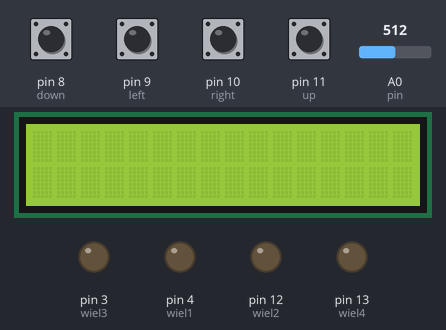
The program below on a simulated Arduino Nano, built with avr-gcc and run on an emulated ATmega328P. Parts: 16×2 character LCD, output pins drawn as LEDs (lit = HIGH). Inputs (shaded band) come from the test bench; at power-on: pin 8 (down), pin 9 (left), pin 10 (right), pin 11 (up) LOW, A0 (pin) = 512. What the program prints to the serial monitor is not drawn.

Above: at 1.2 s.
1.3 s: pin 8 (down) pulled HIGH for 1 s
At 2.1 s:
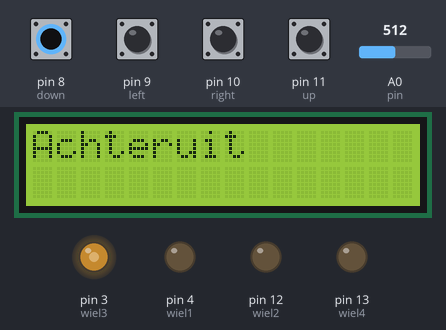
3.8 s: pin 9 (left) pulled HIGH for 0.15 s
At 3.87 s:
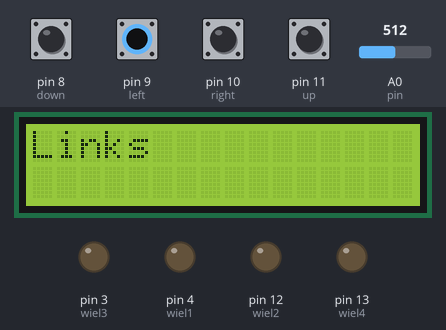
5.4 s: pin 10 (right) pulled HIGH for 0.15 s
At 5.48 s:
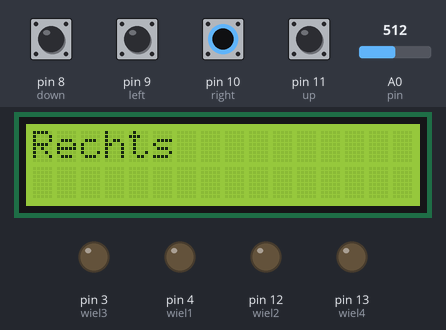
7.0 s: pin 11 (up) pulled HIGH for 0.15 s
At 7.08 s:
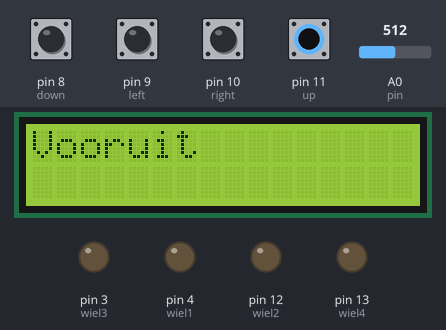
8.6 s: pin 8 (down) pulled HIGH for 0.15 s
At 9.9 s:
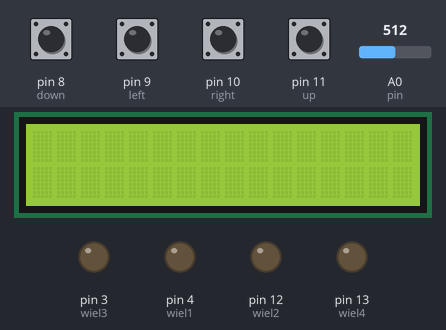
10.2 s: pin 9 (left) pulled HIGH for 1 s
At 10.6 s:
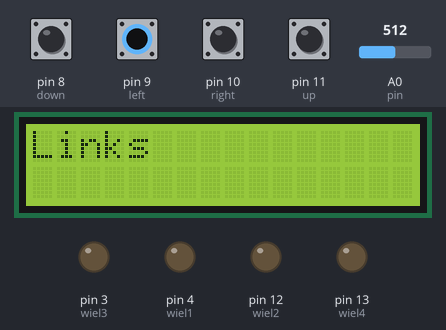
Timing chart, 0 to 13.2 s (numbered marks = the images above; inputs shaded):
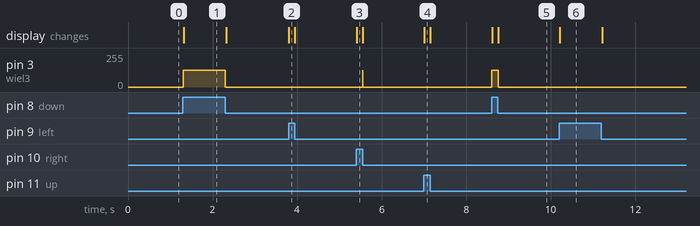

The program:

main.cpp
```cpp
#include <Arduino.h>
#include <LiquidCrystal_I2C.h>

// put function declarations here:
int wiel1=4;
int wiel2=12;
int wiel3=3;
int wiel4=13;
int up=11;
int right=10;
int left=9;
int down=8;
int pot_waarde=0;
int duty_waarde=0;
int pin=A0;
boolean up_status = false;
boolean down_status= false;
boolean left_status= false;
boolean right_status=false;
LiquidCrystal_I2C lcd(0x27, 16, 2);

void setup() {
  // put your setup code here, to run once:
  pinMode(wiel1, OUTPUT);
  pinMode(wiel2, OUTPUT);
  pinMode(wiel3, OUTPUT);
  pinMode(wiel4, OUTPUT);
  pinMode(up, INPUT);
  pinMode(down, INPUT);
  pinMode(right, INPUT);
  pinMode(left, INPUT);
  pinMode(pin, INPUT);
  analogWrite(wiel1,0);
  analogWrite(wiel2,0);
  analogWrite(wiel3,0);
  analogWrite(wiel4,0);
  Serial.begin(9600);
  lcd.init();
  lcd.backlight();
}

void loop() {
  // put your main code here, to run repeatedly:
  up_status = digitalRead(up);
  down_status = digitalRead(down);
  left_status = digitalRead(left);
  right_status = digitalRead(right);
  pot_waarde = analogRead(pin);
  duty_waarde = map(pot_waarde, 0, 1023, 0, 255);
  if(up_status){

    Serial.println("Up");
    digitalWrite(wiel1, HIGH);
    digitalWrite(wiel2, HIGH);
    analogWrite(wiel1,duty_waarde);
    analogWrite(wiel2,duty_waarde);
    lcd.setCursor(0,0);
    lcd.print("Vooruit");
  }
  else if(up_status==0&& down_status==0&& left_status==0&&right_status==0){
    digitalWrite(wiel1, LOW);
    digitalWrite(wiel2, LOW);
    lcd.clear();
  }
   if(down_status){

    Serial.println("Down");
    digitalWrite(wiel3, HIGH);
    digitalWrite(wiel4, HIGH);
    analogWrite(wiel3,duty_waarde);
    analogWrite(wiel4,duty_waarde);
    lcd.setCursor(0,0);
    lcd.print("Achteruit");
  }
   else if(up_status==0&& down_status==0&& left_status==0&&right_status==0){
    digitalWrite(wiel3, LOW);
    digitalWrite(wiel4, LOW);
    lcd.clear();
  }
  if(left_status){

    Serial.println("Left");
    digitalWrite(wiel2, HIGH);
    digitalWrite(wiel4, HIGH);
    analogWrite(wiel2,duty_waarde);
    analogWrite(wiel4,duty_waarde);
    lcd.setCursor(0,0);
    lcd.print("Links");
  }
  else if(up_status==0&& down_status==0&& left_status==0&&right_status==0){
    digitalWrite(wiel2, LOW);
    digitalWrite(wiel4, LOW);
    lcd.clear();
  }
  if(right_status){

    Serial.println("Right");
    digitalWrite(wiel1, HIGH);
    digitalWrite(wiel3, HIGH);
    analogWrite(wiel1,duty_waarde);
    analogWrite(wiel3,duty_waarde);
    lcd.setCursor(0,0);
    lcd.print("Rechts");
  }
   else if(up_status==0&& down_status==0&& left_status==0&&right_status==0){
    digitalWrite(wiel1, LOW);
    digitalWrite(wiel3, LOW);
    lcd.clear();
  }
}

// put function definitions here:
int myFunction(int x, int y) {
  return x + y;
}
```

Measured:
- after the input at 1.3 s, pin 3 (wiel3): 0/255 → 127/255 at once, → 0/255 1.0 s later; the display: changes at once (image 1)
- after the input at 3.8 s, the display: changes at once (image 2)
- after the input at 5.4 s, pin 3 (wiel3): 0/255 → 127/255 after 0.15 s, → 0/255 0.01 s later; the display: changes at once (image 3)
- after the input at 7.0 s, the display: changes at once (image 4)
- after the input at 8.6 s, pin 3 (wiel3): 0/255 → 127/255 at once, → 0/255 0.15 s later; the display: first changes at once (image 5 shows a later state)
- after the input at 10.2 s, the display: changes at once (image 6)
